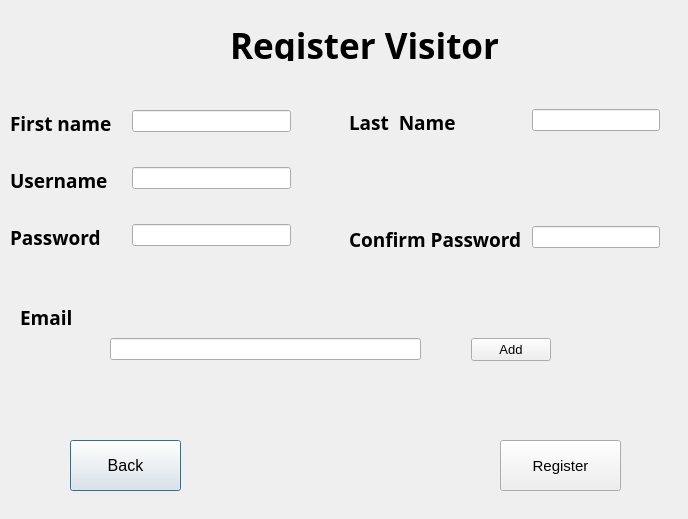
<?xml version="1.0" encoding="UTF-8"?>
<ui version="4.0">
 <class>register_visitor</class>
 <widget class="QDialog" name="register_visitor">
  <property name="geometry">
   <rect>
    <x>0</x>
    <y>0</y>
    <width>688</width>
    <height>519</height>
   </rect>
  </property>
  <property name="windowTitle">
   <string>Register Visitor</string>
  </property>
  <widget class="QWidget" name="formLayoutWidget">
   <property name="geometry">
    <rect>
     <x>10</x>
     <y>110</y>
     <width>281</width>
     <height>160</height>
    </rect>
   </property>
   <layout class="QFormLayout" name="formLayout">
    <property name="horizontalSpacing">
     <number>20</number>
    </property>
    <property name="verticalSpacing">
     <number>30</number>
    </property>
    <item row="0" column="0">
     <widget class="QLabel" name="firstNameLabel">
      <property name="font">
       <font>
        <family>STIX</family>
        <pointsize>14</pointsize>
        <weight>75</weight>
        <bold>true</bold>
       </font>
      </property>
      <property name="text">
       <string>First name</string>
      </property>
     </widget>
    </item>
    <item row="0" column="1">
     <widget class="QLineEdit" name="firstNameLineEdit"/>
    </item>
    <item row="1" column="0">
     <widget class="QLabel" name="usernameLabel">
      <property name="font">
       <font>
        <family>STIX</family>
        <pointsize>14</pointsize>
        <weight>75</weight>
        <bold>true</bold>
       </font>
      </property>
      <property name="text">
       <string>Username</string>
      </property>
     </widget>
    </item>
    <item row="1" column="1">
     <widget class="QLineEdit" name="usernameLineEdit"/>
    </item>
    <item row="2" column="0">
     <widget class="QLabel" name="passwordLabel">
      <property name="font">
       <font>
        <family>STIX</family>
        <pointsize>14</pointsize>
        <weight>75</weight>
        <bold>true</bold>
       </font>
      </property>
      <property name="text">
       <string>Password</string>
      </property>
     </widget>
    </item>
    <item row="2" column="1">
     <widget class="QLineEdit" name="passwordLineEdit"/>
    </item>
   </layout>
  </widget>
  <widget class="QWidget" name="formLayoutWidget_2">
   <property name="geometry">
    <rect>
     <x>349</x>
     <y>109</y>
     <width>311</width>
     <height>161</height>
    </rect>
   </property>
   <layout class="QFormLayout" name="formLayout_2">
    <property name="horizontalSpacing">
     <number>10</number>
    </property>
    <property name="verticalSpacing">
     <number>90</number>
    </property>
    <item row="0" column="0">
     <widget class="QLabel" name="lastNameLabel">
      <property name="font">
       <font>
        <family>STIX</family>
        <pointsize>14</pointsize>
        <weight>75</weight>
        <bold>true</bold>
       </font>
      </property>
      <property name="text">
       <string>Last  Name</string>
      </property>
     </widget>
    </item>
    <item row="0" column="1">
     <widget class="QLineEdit" name="lastNameLineEdit"/>
    </item>
    <item row="1" column="0">
     <widget class="QLabel" name="confirmPasswordLabel">
      <property name="font">
       <font>
        <family>STIX</family>
        <pointsize>14</pointsize>
        <weight>75</weight>
        <bold>true</bold>
       </font>
      </property>
      <property name="text">
       <string>Confirm Password</string>
      </property>
     </widget>
    </item>
    <item row="1" column="1">
     <widget class="QLineEdit" name="confirmPasswordLineEdit"/>
    </item>
   </layout>
  </widget>
  <widget class="QLabel" name="label">
   <property name="geometry">
    <rect>
     <x>20</x>
     <y>310</y>
     <width>57</width>
     <height>15</height>
    </rect>
   </property>
   <property name="font">
    <font>
     <family>STIX</family>
     <pointsize>14</pointsize>
     <weight>75</weight>
     <bold>true</bold>
    </font>
   </property>
   <property name="text">
    <string>Email</string>
   </property>
  </widget>
  <widget class="QLabel" name="label_2">
   <property name="geometry">
    <rect>
     <x>230</x>
     <y>30</y>
     <width>401</width>
     <height>31</height>
    </rect>
   </property>
   <property name="font">
    <font>
     <family>STIX</family>
     <pointsize>26</pointsize>
     <weight>75</weight>
     <bold>true</bold>
    </font>
   </property>
   <property name="text">
    <string>Register Visitor</string>
   </property>
  </widget>
  <widget class="QPushButton" name="back_btn">
   <property name="geometry">
    <rect>
     <x>70</x>
     <y>440</y>
     <width>111</width>
     <height>51</height>
    </rect>
   </property>
   <property name="font">
    <font>
     <pointsize>12</pointsize>
    </font>
   </property>
   <property name="text">
    <string>Back</string>
   </property>
  </widget>
  <widget class="QPushButton" name="register_btn">
   <property name="geometry">
    <rect>
     <x>500</x>
     <y>440</y>
     <width>121</width>
     <height>51</height>
    </rect>
   </property>
   <property name="font">
    <font>
     <pointsize>11</pointsize>
    </font>
   </property>
   <property name="text">
    <string>Register</string>
   </property>
  </widget>
  <widget class="QWidget" name="gridLayoutWidget">
   <property name="geometry">
    <rect>
     <x>110</x>
     <y>310</y>
     <width>441</width>
     <height>80</height>
    </rect>
   </property>
   <layout class="QGridLayout" name="gridLayout">
    <property name="horizontalSpacing">
     <number>50</number>
    </property>
    <property name="verticalSpacing">
     <number>20</number>
    </property>
    <item row="0" column="1">
     <widget class="QPushButton" name="add_btn">
      <property name="font">
       <font>
        <pointsize>10</pointsize>
       </font>
      </property>
      <property name="text">
       <string>Add</string>
      </property>
     </widget>
    </item>
    <item row="0" column="0">
     <widget class="QLineEdit" name="lineEdit"/>
    </item>
   </layout>
  </widget>
 </widget>
 <resources/>
 <connections/>
</ui>
